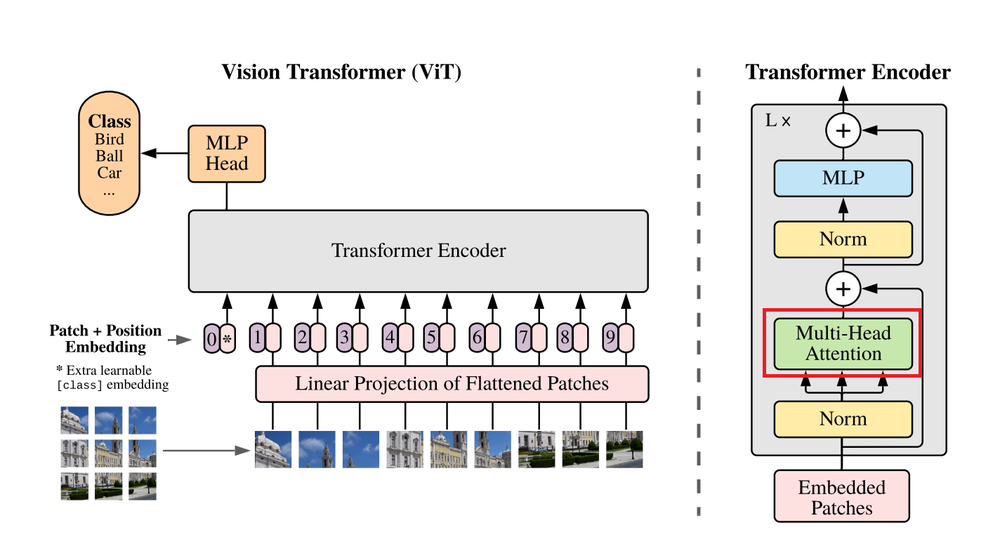
#> input picture 101_HuggingFace/res/ViT-arch-attention.png, 1000 x 551 px, shrunk from 1424 x 785 before the run
$ jupyter execute 002_Pad_Images.ipynb
#> lines starting #> are read from the running program, lines starting #| are printed output that depends on the picture
#> the answer given: ../101_HuggingFace/res
# Import libraries

[cell 1]
import os
import cv2
import numpy as np

# Pad the images

[cell 2]
def pad_images(image_folder, output_folder, pad_color=(0, 0, 0)):
    # 检查输入文件夹是否存在
#> called with image_folder = '../101_HuggingFace/res', output_folder = '../101_HuggingFace/res/padded', pad_color = (0, 0, 0)
    if not os.path.exists(image_folder):
        print(f"The specified input path {image_folder} does not exist.")
        return

    # 检查输出文件夹是否存在，如果不存在则创建
    if not os.path.exists(output_folder):
        os.makedirs(output_folder)

    # 遍历文件夹中的所有图像文件
    for image_file in os.listdir(image_folder):
        image_path = os.path.join(image_folder, image_file)

        # 读取图像
        image = cv2.imread(image_path)
#> image is the input picture: shape (551, 1000, 3); mean B, G, R 229.7, 231.5, 233.2
        if image is None:
            print(f"Could not read image {image_file}. Skipping.")
            continue

        # 获取图像的尺寸
        height, width = image.shape[:2]
#> height = 551; width = 1000

        # 确定填充后的尺寸
        max_side = max(width, height)
#> max_side = 1000

        # 创建一个新的正方形图像，并填充背景色
        padded_image = np.full((max_side, max_side, 3), pad_color, dtype=np.uint8)

        # 计算图像放置的起始位置
        x_offset = (max_side - width) // 2
#> x_offset = 0
        y_offset = (max_side - height) // 2
#> y_offset = 224

        # 将原始图像复制到新图像中
        padded_image[y_offset:y_offset+height, x_offset:x_offset+width] = image
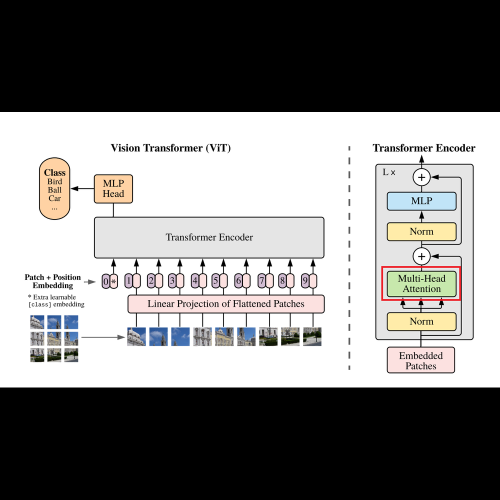
#> padded_image: shape (1000, 1000, 3) (shown at 1/2 size); mean B, G, R 126.6, 127.5, 128.5

        # 保存填充后的图像
        output_path = os.path.join(output_folder, image_file)
        cv2.imwrite(output_path, padded_image)
        print(f"Padded and saved {image_file} to {output_folder}")
